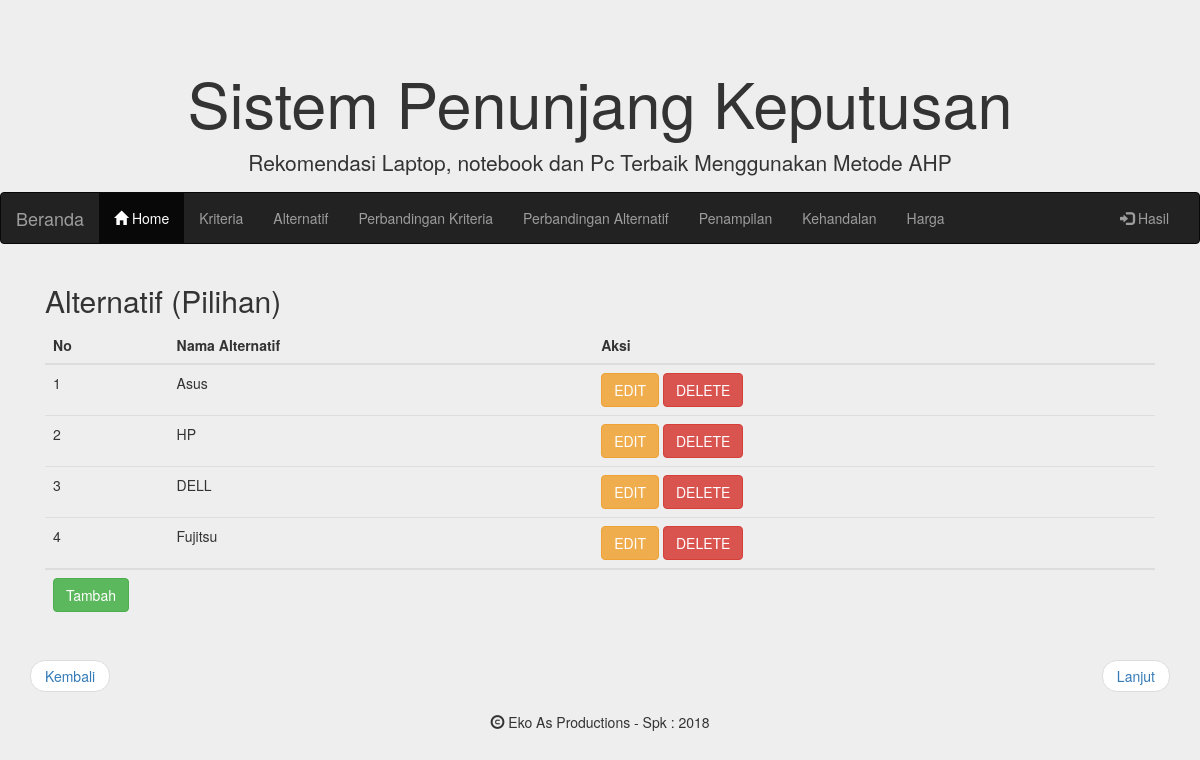
The page /alternatif.php on the database its author committed.
### tables this page shows
CREATE TABLE `alternatif` (
  `id` int(11) NOT NULL,
  `nama` varchar(20) NOT NULL
);

### alternatif.php (the view, shortened to what this page needs)
<?php
	include('fungsi.php');
	include('header.php');
?>
<div class="container">
	<h2>Alternatif (Pilihan)</h2>
	<table class="table">
		<thead>
			<tr>
				<th>No</th>
				<th>Nama Alternatif</th>
				<th>Aksi</th>
			</tr>
		</thead>
		<tbody>
		<?php
			$query = "SELECT id,nama FROM alternatif ORDER BY id";
			$result	= mysqli_query($koneksi, $query);
			$i = 0;
			while ($row = mysqli_fetch_array($result)) {
				$i++;
		?>
			<tr>
				<td><?php echo $i ?></td>
				<td><?php echo $row['nama'] ?></td>
				<td>
					<form method="post" action="alternatif.php">
						<button type="submit" name="edit" class="btn btn-warning">EDIT</button>
						<button type="submit" name="delete" class="btn btn-danger">DELETE</button>
					</form>
				</td>
			</tr>
<?php } ?>
		</tbody>
			<tr>
				<th colspan="3">
					<a href="tambah.php?jenis=alternatif">
						<div class="btn btn-success">Tambah
						</div>
					</a>
				</th>
			</tr>
	</table>
	</div>
			<ul class="pager">
			  <li class="previous"><a href="kriteria.php">Kembali</a></li>
			  <li class="next"><a href="bobot_kriteria.php">Lanjut</a></li>
			</ul>
<?php include('footer.php'); ?>

### rows shown on the page
alternatif: nama "Asus"
alternatif: nama "HP"
alternatif: nama "DELL"
alternatif: nama "Fujitsu"

### other values the page prints
getKriteriaNama($i) "Penampilan"
getKriteriaNama($i) "Kehandalan"
getKriteriaNama($i) "Harga"
